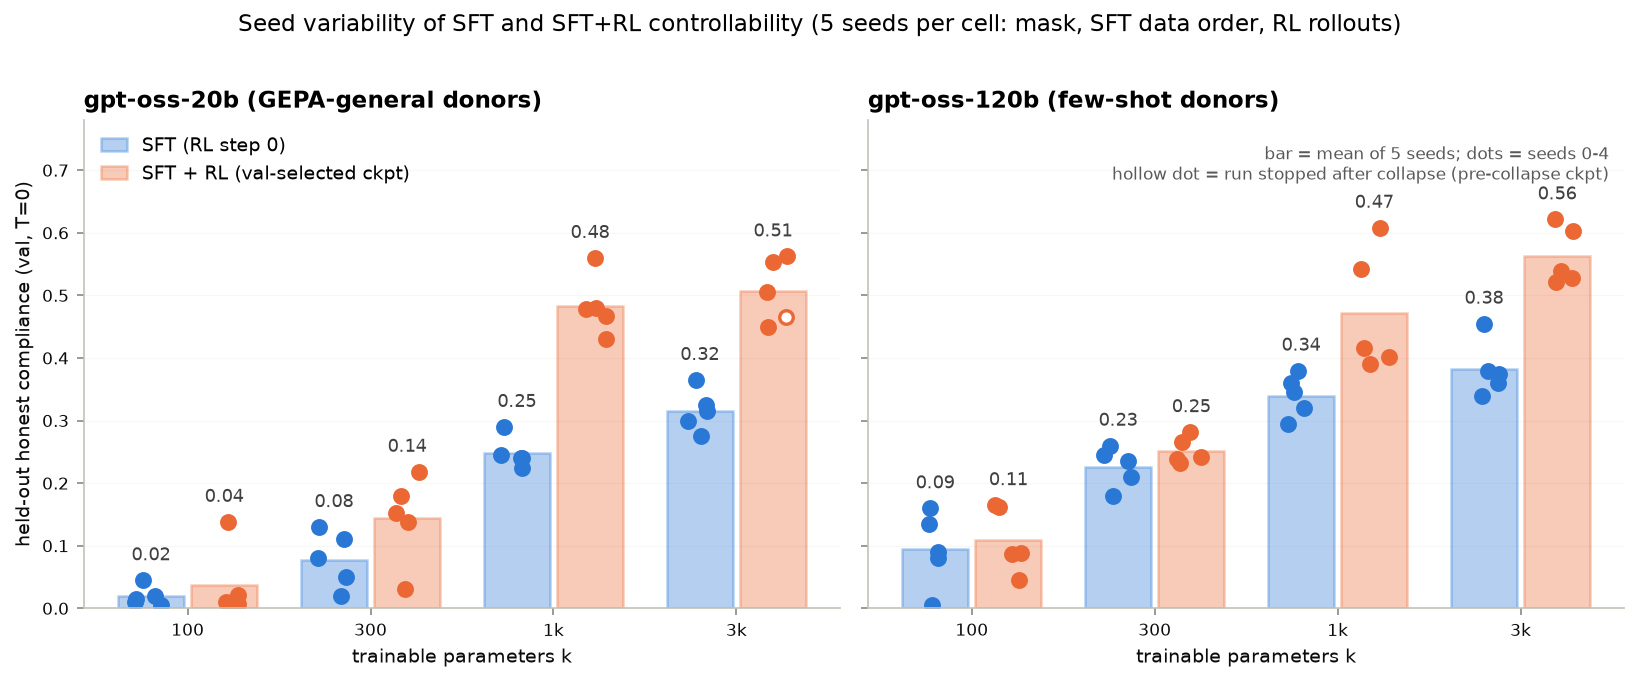

This figure's Python source:
"""Five-seed bars for the SEEDS RL sweep (gpt-oss-20b GEPA donors, gpt-oss-120b few-shot donors; k100/k300/k1k/k3k).
Bar = mean over seeds 0-4 of held-out honest compliance (val, T=0); dots = individual seeds. Seed 0 = final-sweep run; seeds 1-4
= x320 seeded SFT donors (mask+data seed = s) followed by RL with the same seed. Left bar of each pair = SFT (RL step 0), right = SFT+RL."""
import sys
from pathlib import Path
import numpy as np, matplotlib.pyplot as plt
sys.path.insert(0, str(Path(__file__).resolve().parents[2])); sys.path.insert(0, str(Path(__file__).resolve().parent))
from utils import PALETTE, set_matplotlib_style  # noqa: E402
from final_curves_data import point  # noqa: E402
C_SFT, C_RL = PALETTE[0], PALETTE[1]
CELLS = ["k100", "k300", "k1k", "k3k"]
MODELS = [("f20b", "s20b", "gpt-oss-20b (GEPA-general donors)"), ("f120b", "s120b", "gpt-oss-120b (few-shot donors)")]
set_matplotlib_style(); fig, axes = plt.subplots(1, 2, figsize=(11, 4.4), sharey=True); rng = np.random.default_rng(0)
for ax, (fpre, spre, title) in zip(axes, MODELS):
    for i, cell in enumerate(CELLS):
        names = [f"{fpre}-{cell}"] + [f"{spre}-{cell}-s{s}" for s in (1, 2, 3, 4)]
        pts = [point(n) for n in names]; pts = [p for p in pts if p]
        for j, (key, color, lab) in enumerate((("sft", C_SFT, "SFT (RL step 0)"), ("rl", C_RL, "SFT + RL (val-selected ckpt)"))):
            vals = np.array([p[key] for p in pts]); x = i + (-0.2 if j == 0 else 0.2)
            ax.bar(x, vals.mean(), width=0.36, color=color, alpha=0.35, edgecolor=color, lw=1.2, label=lab if i == 0 else None)
            jitter = rng.uniform(-0.09, 0.09, len(vals))
            for xv, v, p in zip(x + jitter, vals, pts):
                ax.plot([xv], [v], "o", ms=6.5, color=color, mfc="white" if (key == "rl" and p["partial"]) else color, mew=1.6)
            ax.text(x, max(vals.max(), vals.mean()) + 0.025, f"{vals.mean():.2f}", ha="center", va="bottom", fontsize=8.5, color="0.25")
    ax.set_xticks(range(len(CELLS))); ax.set_xticklabels([c[1:] for c in CELLS]); ax.set_xlabel("trainable parameters k")
    ax.set_title(title, fontsize=11); ax.set_ylim(0, 0.78); ax.grid(axis="y", alpha=0.25)
axes[0].set_ylabel("held-out honest compliance (val, T=0)"); axes[0].legend(loc="upper left", fontsize=9, framealpha=0.95)
axes[1].text(0.98, 0.95, "bar = mean of 5 seeds; dots = seeds 0-4\nhollow dot = run stopped after collapse (pre-collapse ckpt)", transform=axes[1].transAxes, ha="right", va="top", fontsize=8, color="0.35")
fig.suptitle("Seed variability of SFT and SFT+RL controllability (5 seeds per cell: mask, SFT data order, RL rollouts)", y=1.02)
fig.tight_layout(); out = Path(__file__).resolve().parent / "final_seeds_bars.png"; fig.savefig(out, dpi=150, bbox_inches="tight"); print(out)
